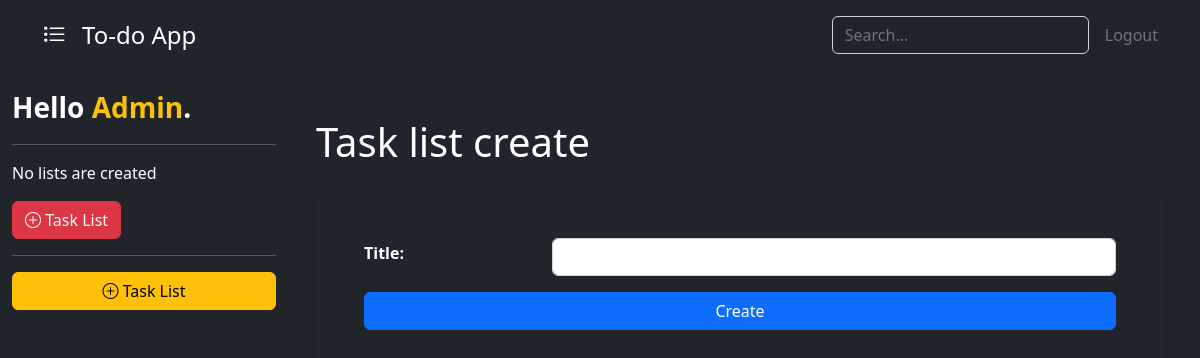
The app's page /task-list-create/ (signed in), older data.
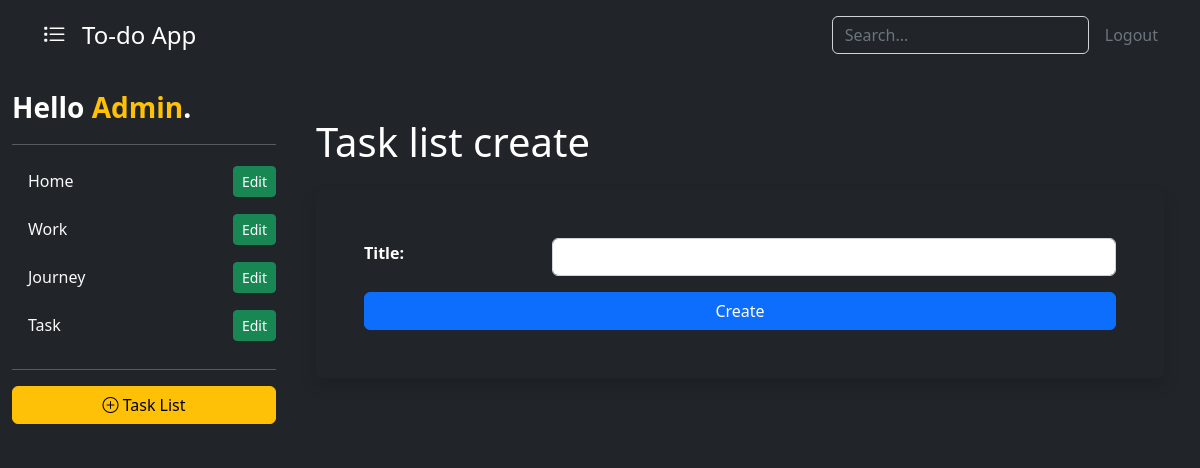
The same page, newer data.
### base/models.py (models this page shows, shortened)
class TaskList(models.Model):
    user = models.ForeignKey(User, on_delete=models.CASCADE, null=True, blank=True)
    title = models.CharField(max_length=250)
    def __str__(self):
        return self.title

### base/views.py (the view, shortened to what this page needs)
class ToDoListCreate(LoginRequiredMixin, CreateView):
    model = TaskList
    fields = ['title']
    template_name = 'base/task_form.html'
    success_url = reverse_lazy('tasks')
    def get_context_data(self, **kwargs):
        context = super().get_context_data(**kwargs)
        context["task_lists"] = TaskList.objects.filter(user=self.request.user)
        context['header'] = 'Task list create'
        return context

### base/templates/base/task_form.html (shortened to what this page needs)
{% extends 'base/task_list.html' %}
{% block content %}
<div class="container pt-4" style="min-height: 100vh;">
    <div class="d-flex align-items-center justify-content-between mb-3">
        <h1 class="text-center">{{ header }}</h1>
    </div>
    <form method="POST" class="p-5 rounded-2 shadow" id="form">
        {{ form.as_div }}
        {% if 'Edit' in header %}
            <input type="submit" value="Edit">
        {% else %}
            <input type="submit" value="Create">
        {% endif %}
    </form>
</div>
{% endblock content %}

### base/templates/base/task_list.html (shortened to what this page needs)
<!DOCTYPE html>
{% load static %}
<html>
    <head>
        <link rel="stylesheet" type="text/css" href={% static 'style/bootstrap.min.css' %} />
        <link rel="stylesheet" type="text/css" href={% static 'style/bootstrap-icons.css' %} />
    </head>
    <body class="container-fluid m-0 p-0 text-bg-dark">
        <header class="p-3 text-bg-dark">
            <div class="container">
              <div class="d-flex flex-wrap align-items-center justify-content-center justify-content-lg-start">
                <a href="/" class="d-flex align-items-center mb-2 mb-lg-0 fs-4 text-white text-decoration-none">
                    <i class="bi bi-list-task me-3"></i> To-do App
                </a>
                <form class="col-12 col-lg-auto mb-3 mb-lg-0 me-lg-3" role="search" method="GET">
                  <input type="search" class="form-control form-control-dark text-bg-dark" placeholder="Search..." name="search-area" value="{{search_input}}" aria-label="Search">
                </form>
                <div class="text-end">
                    {% if request.user.is_authenticated %}
                        <a href={% url 'logout' %} class="text-secondary text-decoration-none">Logout</a>
                    {% else %}
                        <a href={% url 'login' %} class="btn btn-outline-light me-2">Login</a>
                        <a href={% url 'register' %} class="btn btn-warning">Register</a>
                    {% endif %}
                </div>
              </div>
            </div>
        </header>
        <div class="container-xxl bd-gutter bd-layout d-flex" style="min-height: 100vh;">
            <div class="sidebar">
                <div class="d-flex flex-column flex-shrink-0 py-3 pe-3 text-bg-dark" style="width: 280px;">
                    <a href="/" class="d-flex align-items-center mb-3 mb-md-0 me-md-auto text-white text-decoration-none">
                        <span class="fs-3 fw-bold">Hello <span class="text-warning">{{ request.user|title }}</span>.</span>
                    </a>
                    <hr>
                    <ul class="nav nav-pills flex-column mb-auto">
                        {% for task_list in task_lists %}
                        <li class="nav-item d-flex justify-content-between align-items-center mb-2">
                            <a href="{% url 'task-list' task_list.id %}" class="nav-link text-light" aria-current="{{task_list}}">{{task_list|title}}</a>
                            <a href="{% url 'task-list-update' task_list.id %}" class="btn btn-success btn-sm">Edit</a>
                        </li>
                        {% empty %}
                        <p>No lists are created</p>
                        <li>
                            <a href={% url 'task-list-create' %} class="btn btn-danger"><i class="bi bi-plus-circle"></i> Task List</a>
                        </li>
                        {% endfor %}
                    </ul>
                    <hr>
                    <a href={% url 'task-list-create' %} class="btn btn-warning">
                        <i class="bi bi-plus-circle"></i> Task List
                    </a>
                </div>
            </div>
            <div class="container pt-4">
                {% block content %}{% endblock content %}
            </div>
        </div>
    </body>
</html>

Row changes from the older to the newer data that the page shows:
added TaskList: title "Home"
added TaskList: title "Work"
added TaskList: title "Journey"
added TaskList: title "Task"
Text that changed along with them:
text no longer shown: "No lists are created Task List"
